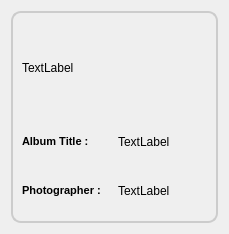
<?xml version="1.0" encoding="UTF-8"?>
<ui version="4.0">
 <class>AlbumItem</class>
 <widget class="QWidget" name="AlbumItem">
  <property name="geometry">
   <rect>
    <x>0</x>
    <y>0</y>
    <width>229</width>
    <height>234</height>
   </rect>
  </property>
  <property name="windowTitle">
   <string>Form</string>
  </property>
  <layout class="QVBoxLayout" name="verticalLayout_3">
   <item>
    <widget class="QFrame" name="albumFrame">
     <property name="styleSheet">
      <string notr="true">QFrame#albumFrame{border: 2px solid #CCCCCC;
background: qlineargradient(x1: 0, y1: 0, x2: 0, y2: 1,
                                     stop: 0 #EEEEEE, stop: 1 #CCCCCC);
border-radius: 10px}</string>
     </property>
     <property name="frameShape">
      <enum>QFrame::StyledPanel</enum>
     </property>
     <property name="frameShadow">
      <enum>QFrame::Raised</enum>
     </property>
     <layout class="QVBoxLayout" name="verticalLayout_4">
      <item>
       <widget class="QLabel" name="label_Thumbnail">
        <property name="text">
         <string>TextLabel</string>
        </property>
       </widget>
      </item>
      <item>
       <layout class="QHBoxLayout" name="horizontalLayout_2">
        <item>
         <layout class="QHBoxLayout" name="horizontalLayout">
          <item>
           <layout class="QVBoxLayout" name="verticalLayout">
            <item>
             <widget class="QLabel" name="AlbumTitle">
              <property name="styleSheet">
               <string notr="true"/>
              </property>
              <property name="text">
               <string>&lt;!DOCTYPE HTML PUBLIC &quot;-//W3C//DTD HTML 4.0//EN&quot; &quot;http://www.w3.org/TR/REC-html40/strict.dtd&quot;&gt;
&lt;html&gt;&lt;head&gt;&lt;meta name=&quot;qrichtext&quot; content=&quot;1&quot; /&gt;&lt;style type=&quot;text/css&quot;&gt;
p, li { white-space: pre-wrap; }
&lt;/style&gt;&lt;/head&gt;&lt;body style=&quot; font-family:'MS Shell Dlg 2'; font-size:8.25pt; font-weight:400; font-style:normal;&quot;&gt;
&lt;p style=&quot; margin-top:0px; margin-bottom:0px; margin-left:0px; margin-right:0px; -qt-block-indent:0; text-indent:0px;&quot;&gt;&lt;span style=&quot; font-size:8pt; font-weight:600;&quot;&gt;Album Title :&lt;/span&gt;&lt;/p&gt;&lt;/body&gt;&lt;/html&gt;</string>
              </property>
             </widget>
            </item>
            <item>
             <widget class="QLabel" name="label_4">
              <property name="text">
               <string>&lt;!DOCTYPE HTML PUBLIC &quot;-//W3C//DTD HTML 4.0//EN&quot; &quot;http://www.w3.org/TR/REC-html40/strict.dtd&quot;&gt;
&lt;html&gt;&lt;head&gt;&lt;meta name=&quot;qrichtext&quot; content=&quot;1&quot; /&gt;&lt;style type=&quot;text/css&quot;&gt;
p, li { white-space: pre-wrap; }
&lt;/style&gt;&lt;/head&gt;&lt;body style=&quot; font-family:'MS Shell Dlg 2'; font-size:8.25pt; font-weight:400; font-style:normal;&quot;&gt;
&lt;p style=&quot; margin-top:0px; margin-bottom:0px; margin-left:0px; margin-right:0px; -qt-block-indent:0; text-indent:0px;&quot;&gt;&lt;span style=&quot; font-size:8pt; font-weight:600;&quot;&gt;Photographer :&lt;/span&gt;&lt;/p&gt;&lt;/body&gt;&lt;/html&gt;</string>
              </property>
             </widget>
            </item>
           </layout>
          </item>
          <item>
           <layout class="QVBoxLayout" name="verticalLayout_2">
            <item>
             <widget class="QLabel" name="label_AlbumTitle">
              <property name="text">
               <string>TextLabel</string>
              </property>
             </widget>
            </item>
            <item>
             <widget class="QLabel" name="label_Photographer">
              <property name="text">
               <string>TextLabel</string>
              </property>
             </widget>
            </item>
           </layout>
          </item>
         </layout>
        </item>
       </layout>
      </item>
     </layout>
    </widget>
   </item>
  </layout>
 </widget>
 <resources/>
 <connections/>
</ui>
